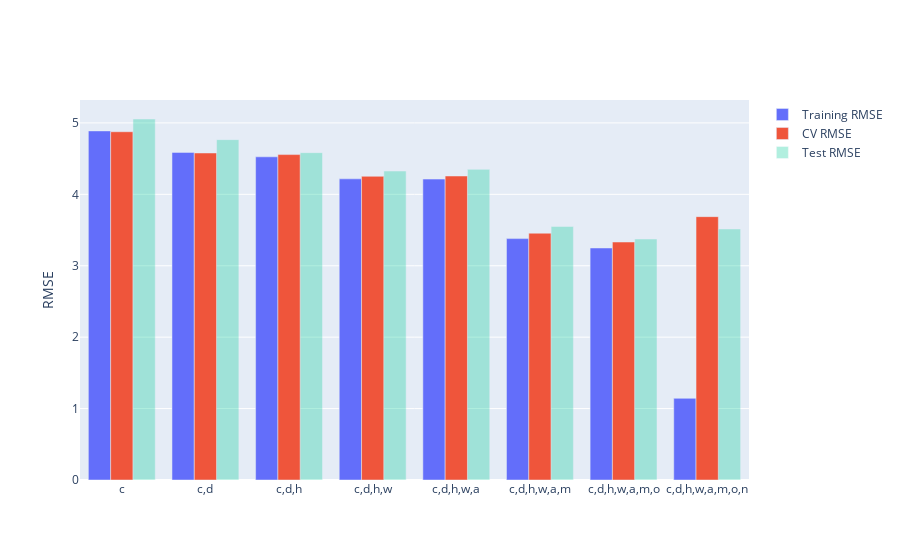

This figure's notebook cell:
### Code cell
compare_models(models)

### Figure 1 — Plotly figure (JSON) as saved in the notebook; plotly's stock layout.template omitted (floating-point values rounded to 4 significant figures)
{"data": [{"name": "Training RMSE", "type": "bar", "x": ["c", "c,d", "c,d,h", "c,d,h,w", "c,d,h,w,a", "c,d,h,w,a,m", "c,d,h,w,a,m,o", "c,d,h,w,a,m,o,n"], "y": [4.888, 4.588, 4.525, 4.217, 4.214, 3.38, 3.249, 1.144]}, {"name": "CV RMSE", "type": "bar", "x": ["c", "c,d", "c,d,h", "c,d,h,w", "c,d,h,w,a", "c,d,h,w,a,m", "c,d,h,w,a,m,o", "c,d,h,w,a,m,o,n"], "y": [4.877, 4.579, 4.557, 4.253, 4.257, 3.456, 3.332, 3.688]}, {"name": "Test RMSE", "opacity": 0.3, "type": "bar", "x": ["c", "c,d", "c,d,h", "c,d,h,w", "c,d,h,w,a", "c,d,h,w,a,m", "c,d,h,w,a,m,o", "c,d,h,w,a,m,o,n"], "y": [5.055, 4.766, 4.584, 4.326, 4.35, 3.551, 3.375, 3.515]}], "layout": {"yaxis": {"title": {"text": "RMSE"}}}}
